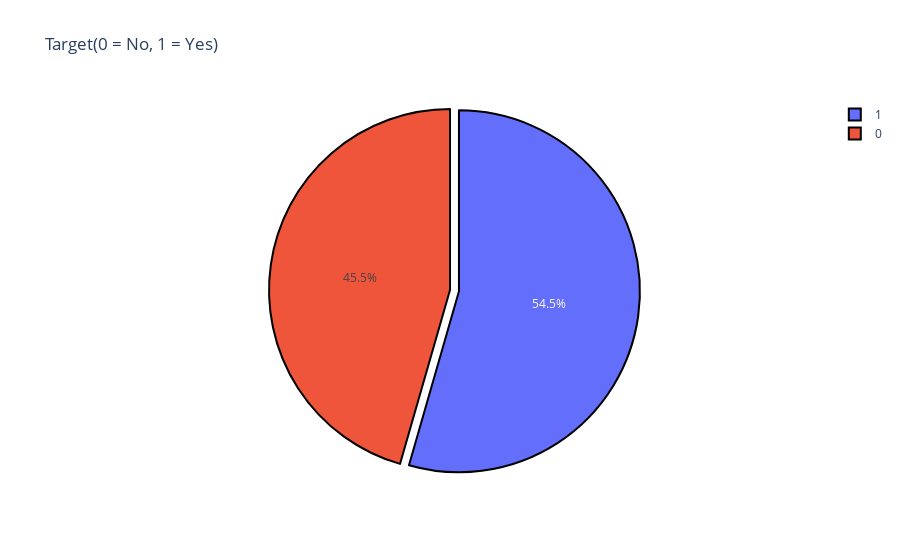

Source (notebook cell):
### Code cell
import plotly
import plotly.graph_objs as go
from plotly.offline import init_notebook_mode, iplot
init_notebook_mode(connected=True)
col = "target"
colors = ['orenge', 'light blue']
grouped = raw_data[col].value_counts().reset_index()
grouped = grouped.rename(columns = {col : "count", "index" : col})

## plot
#trace = go.Pie(labels=grouped[col], values=grouped['count'], pull=[0.05, 0])
trace = go.Pie(labels=grouped[col], values=grouped['count'], pull=[0.05, 0],
               marker=dict(colors=colors, line=dict(color='#000000', width=2)))
layout = {'title': 'Target(0 = No, 1 = Yes)'}
fig = go.Figure(data = [trace], layout = layout)
iplot(fig)

### Figure 1 — Plotly figure (JSON) as saved in the notebook; plotly's stock layout.template omitted (floating-point values rounded to 4 significant figures)
{"data": [{"labels": [1, 0], "marker": {"colors": ["orenge", "light blue"], "line": {"color": "#000000", "width": 2}}, "pull": [0.05, 0], "type": "pie", "values": [165, 138]}], "layout": {"title": {"text": "Target(0 = No, 1 = Yes)"}}}
